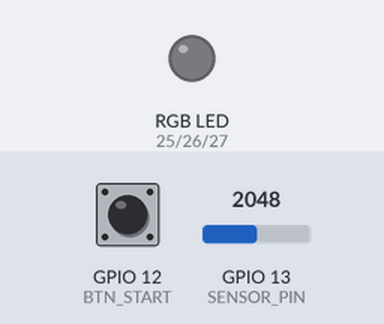
Bench run of a sketch on a simulated ESP32. Parts: an RGB LED mixed from three pins (HIGH = lit). The inputs (shaded band) are chosen by the test bench; at power-on: GPIO 12 (BTN_START) HIGH, GPIO 13 (SENSOR_PIN) = 2048. Dim RGB values are drawn brighter than linear; nothing arrives over Bluetooth unless stated; what the sketch prints to the serial monitor is not drawn.

Above: at 1.2 s.
1.3 s: GPIO 12 (BTN_START) pulled LOW for 0.15 s
At 1.51 s:
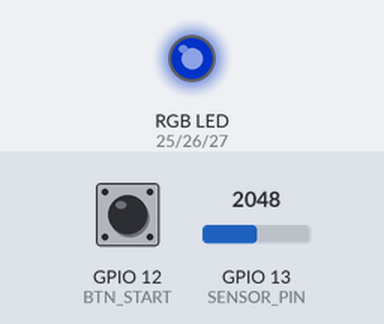
At 2.12 s:
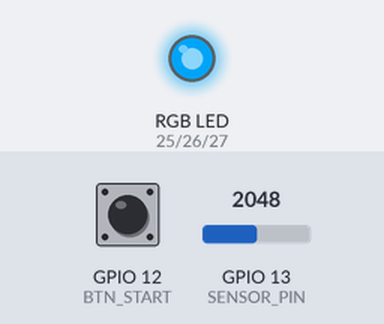
4.3 s: GPIO 13 (SENSOR_PIN) set to 491
7.3 s: GPIO 13 (SENSOR_PIN) set to 0
16.3 s: GPIO 12 (BTN_START) pulled LOW for 1 s
At 16.81 s:
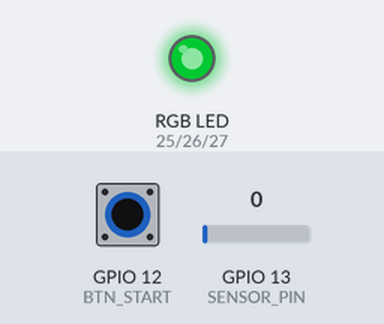
22.3 s: GPIO 13 (SENSOR_PIN) set to 290
Timing chart, 0 to 26.3 s (numbered marks = the images above; inputs shaded):
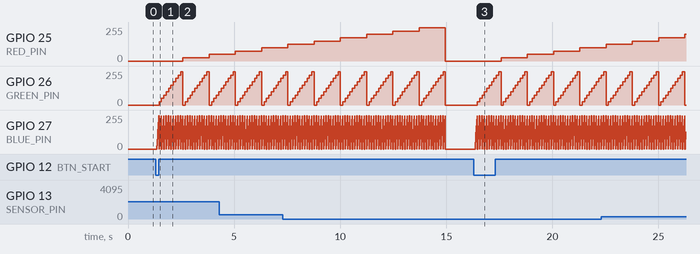

Measured:
- after the input at 1.3 s, GPIO 25 (RED_PIN): 0/255 → 25/255 after 1.3 s, → 50/255 1.2 s later; GPIO 26 (GREEN_PIN): 0/255 → 25/255 after 0.16 s, then repeats every 1.2 s: 50/255 0.11 s, 75/255 0.11 s, 100/255 0.11 s, 125/255 0.11 s, 150/255 0.11 s, 175/255 0.11 s, 200/255 0.11 s, 225/255 0.11 s, 250/255 0.11 s, 0/255 0.11 s, 25/255 0.11 s

The sketch:

kinetic-eye10.ino
```cpp
/*
 * PROJECT: Kinetic Eye - Spectral Reflectance Profiler
 * FILE: kinetic-eye9.ino
 * DATE: 2026-04-18
 * HARDWARE: ESP32-CAM
 */

#include "BluetoothSerial.h"

// Header Pins
#define RED_PIN    25
#define GREEN_PIN  26
#define BLUE_PIN   27
#define BTN_START  12
#define SENSOR_PIN 13

BluetoothSerial SerialBT;

void setup() {
  Serial.begin(115200);
  Serial.println(F("--- PROJECT: Kinetic Eye ---"));
  Serial.print(F("FILE: ")); Serial.println(__FILE__);
  Serial.print(F("DATE: ")); Serial.println(__DATE__);
  Serial.print(F("TIME: ")); Serial.println(__TIME__);

  pinMode(RED_PIN, OUTPUT);
  pinMode(GREEN_PIN, OUTPUT);
  pinMode(BLUE_PIN, OUTPUT);
  pinMode(BTN_START, INPUT_PULLUP);

  SerialBT.begin("KineticEye_Profiler");
  Serial.println(F("STATUS: Profiler Ready."));
}

void runSpectralScan() {
  SerialBT.println(F("START_SCAN"));

  // RGB REFLECTANCE SWEEP
  // This generates the plant's unique reflectance fingerprint
  for (int r = 0; r <= 250; r += 25) { // Increments adjusted for speed
    for (int g = 0; g <= 250; g += 25) {
      for (int b = 0; b <= 250; b += 25) {
        analogWrite(RED_PIN, r);
        analogWrite(GREEN_PIN, g);
        analogWrite(BLUE_PIN, b);

        delay(10); // Short stabilization
        int val = analogRead(SENSOR_PIN);

        // Output format for Termux parsing: R,G,B,Intensity
        SerialBT.print(r); SerialBT.print(F(","));
        SerialBT.print(g); SerialBT.print(F(","));
        SerialBT.print(b); SerialBT.print(F(","));
        SerialBT.println(val);
      }
    }
  }

  // Reset LEDs
  analogWrite(RED_PIN, 0);
  analogWrite(GREEN_PIN, 0);
  analogWrite(BLUE_PIN, 0);

  SerialBT.println(F("END_SCAN"));
}

void loop() {
  if (digitalRead(BTN_START) == LOW) {
    delay(50); // Debounce
    runSpectralScan();
    while(digitalRead(BTN_START) == LOW) { delay(10); }
  }
}
```
